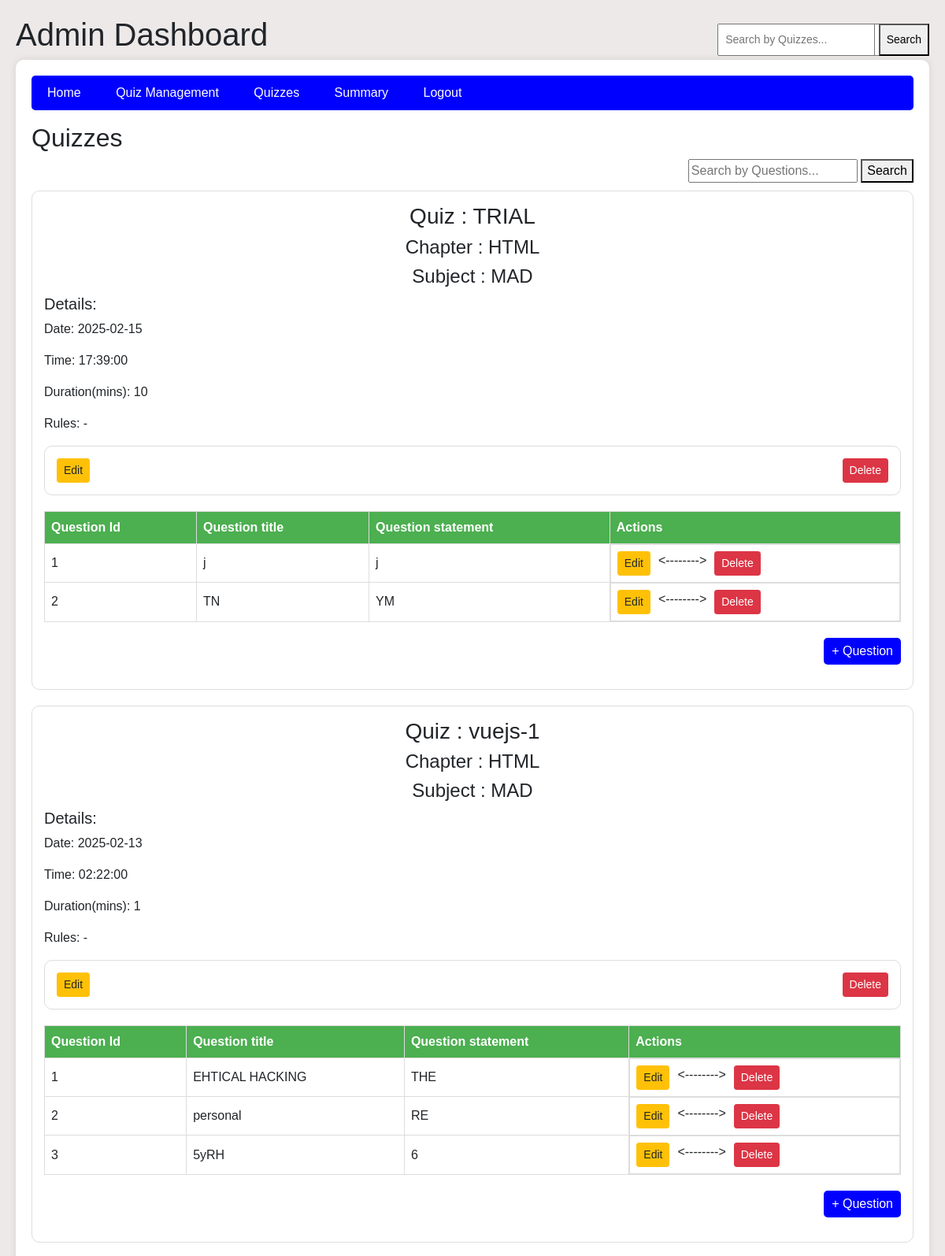
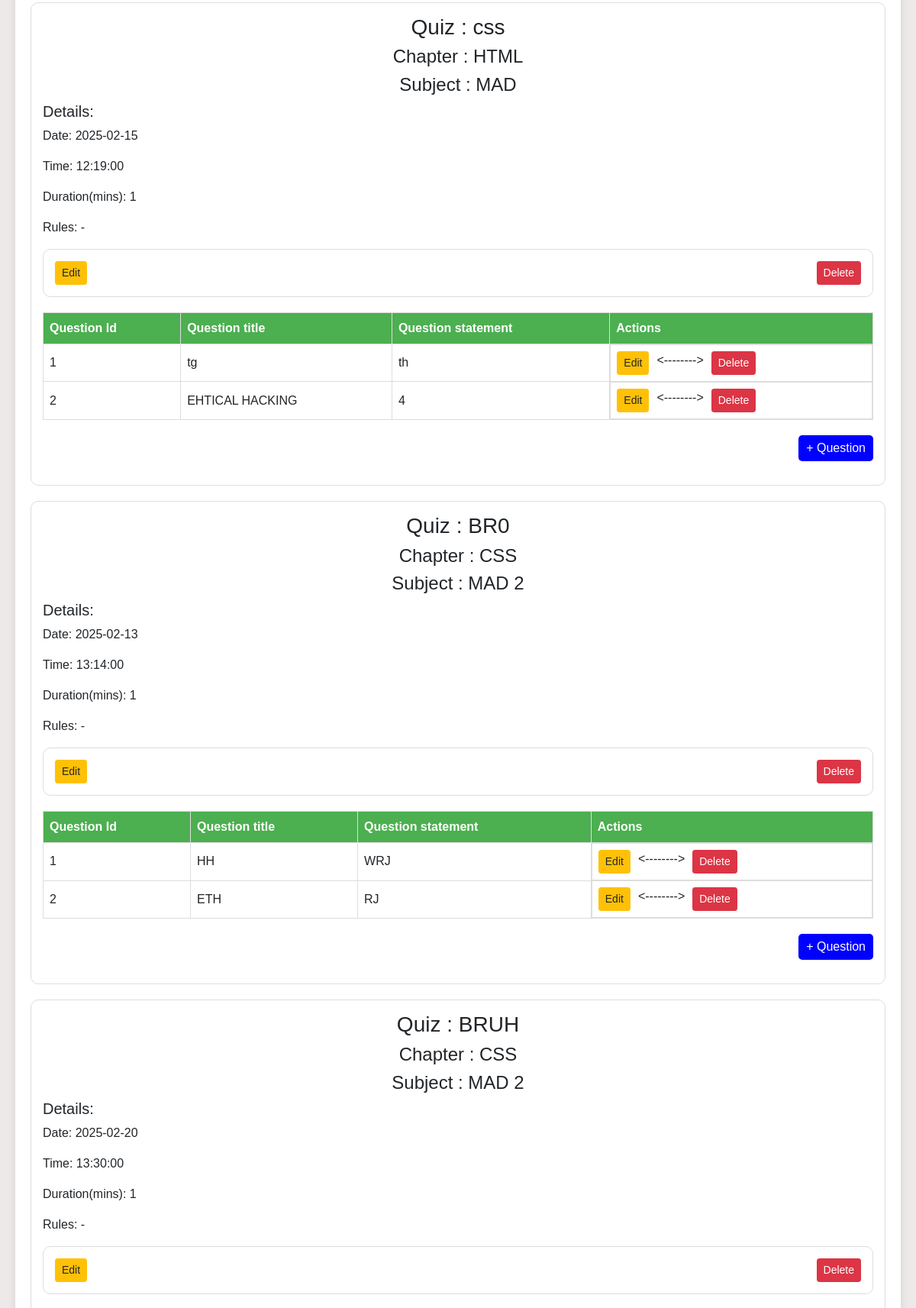
Screenshot of /admin/quizzes (upper part) with the database file from the repository (2 pictures, top to bottom).
### model/model.py (models this page shows)
class Quiz(db.Model):
    __tablename__ = "quizzes"
    id = db.Column(db.Integer, primary_key=True)
    title = db.Column(db.String(100), nullable=False)
    chapter_id = db.Column(db.Integer, db.ForeignKey("chapters.id"), nullable=False)
    date = db.Column(db.Date, nullable=False)
    time = db.Column(db.Time, nullable=False)
    duration = db.Column(db.Integer, nullable=False)
    rules = db.Column(db.String(500), nullable=True)
    chapter = db.relationship("Chapter", back_populates="quizzes")
    questions = db.relationship("Question", back_populates="quiz", cascade="all, delete-orphan")
    scores = db.relationship("Score", back_populates="quiz", cascade="all, delete-orphan")
    user_responses = db.relationship("UserResponse", cascade="all, delete-orphan")

class Chapter(db.Model):
    __tablename__ = "chapters"
    id = db.Column(db.Integer, primary_key=True)
    name = db.Column(db.String(100), nullable=False)
    description = db.Column(db.String(700), nullable=False)
    subject_id = db.Column(db.Integer, db.ForeignKey("subjects.id"), nullable=False)
    subject = db.relationship("Subject", back_populates="chapters")
    quizzes = db.relationship("Quiz", back_populates="chapter", cascade="all, delete-orphan")

class Subject(db.Model):
    __tablename__ = "subjects"
    id = db.Column(db.Integer, primary_key=True)
    name = db.Column(db.String(100), nullable=False)
    description = db.Column(db.String(700), nullable=True)
    chapters = db.relationship("Chapter", back_populates="subject", cascade="all, delete-orphan")

class Question(db.Model):
    __tablename__ = "questions"
    id = db.Column(db.Integer, primary_key=True) #Question_id
    title = db.Column(db.String(100), nullable=False)
    statement = db.Column(db.String(500), nullable=False)
    option_a = db.Column(db.String(100), nullable=False)
    option_b = db.Column(db.String(100), nullable=False)
    option_c = db.Column(db.String(100), nullable=False)
    option_d = db.Column(db.String(100), nullable=False)
    correct_option = db.Column(db.String(1), nullable=False)  # e.g., A ,B ,C D
    quiz_id = db.Column(db.Integer, db.ForeignKey("quizzes.id"), nullable=False,  primary_key=True) #COMPOSITE KEY
    quiz = db.relationship("Quiz", back_populates="questions")

### controllers/controllers.py (the view)
@controllers.route('/admin/quizzes', methods = ['get', 'post'])
def admin_quizzes():
    search_query = request.args.get('search_quiz', '').strip()  # Get search query from URL
    search_query_1 = request.args.get('search_ques', '').strip()  # Get search query from URL
    if search_query:
        quizzes = Quiz.query.filter(Quiz.title.ilike(f"%{search_query}%")).all()  # Case-insensitive search
    else:
        quizzes = Quiz.query.all()  # Fetch all quizzes
    print(search_query_1)
    if search_query_1:
        questions = Question.query.filter(Question.title.ilike(f"%{search_query_1}%")).all()  # Case-insensitive search
    else:
        questions = Question.query.all()  # Fetch all questions
    subjects = Subject.query.all()  # Fetch all subjects for the dashboard
    chapters = Chapter.query.all()  # Fetch all chapters
    print(questions)
    return render_template('admin_dashboard_quiz.html', subjects=subjects,  search_query=search_query, chapters=chapters, quizzes=quizzes, questions=questions , search_query_1=search_query_1)

### templates/admin_dashboard_quiz.html (shortened to what this page needs)
<!DOCTYPE html>
<html lang="en">
<head>
    <link href="https://stackpath.bootstrapcdn.com/bootstrap/4.5.2/css/bootstrap.min.css" rel="stylesheet">
</head>
<body>
    <h1>Admin Dashboard</h1>
    <div class="dashboard-container">
        <div class="nav-bar">
            <div>
                <a href="{{ url_for('controllers.admin_dashboard') }}">Home</a>
                <a href="{{ url_for('controllers.admin_quiz_management') }}">Quiz Management</a>
                <a href="{{ url_for('controllers.admin_quizzes') }}">Quizzes</a>
                <a href="{{ url_for('controllers.admin_summary') }}">Summary</a>
                <a href="{{ url_for('controllers.logout') }}">Logout</a>
            </div>
            <div class="search-container">
            </div>
        </div>
    <div class="search-container">
        <form method="GET" action="{{ url_for('controllers.admin_quizzes') }}">
            <input type="text" name="search_quiz" value="{{ search_query }}" placeholder="Search by Quizzes...">
            <button type="submit">Search</button>
        </form>
    </div>
    <h2>Quizzes</h2>
    <div class="search-wrapper">
        <form method="GET" action="{{ url_for('controllers.admin_quizzes') }}">
            <input type="text" name="search_ques" value="{{ search_query_1 }}" placeholder="Search by Questions...">
            <button type="submit">Search</button>
        </form>
    </div>
    {% for quiz in quizzes %}
    <div class="subject-box">
        <h3 align = "center">Quiz : {{ quiz.title }}</h3>
        <h4 align = "center">Chapter : {{ quiz.chapter.name }}</h4>
        <h4 align = "center">Subject : {{ quiz.chapter.subject.name }}</h4>
        <h5>Details:</h5>
        <p>
            Date: {{ quiz.date }}
        </p>
        <p>
            Time: {{ quiz.time }}
        </p>
        <p>
            Duration(mins): {{ quiz.duration }}
        </p>
        <p>
            Rules: {{ quiz.rules }}
        </p>
        <div class = "quiz-btn" >
            <form align = 'right' action = "{{ url_for('controllers.edit_quiz',quiz_id = quiz.id, chapter_id = quiz.chapter.id)  }}" method ="get">
                <button class="btn btn-sm btn-warning">Edit</button>
            </form>
            <form align = 'right'  action = "{{ url_for('controllers.delete_quiz', quiz_id=quiz.id) }}" method = "POST">
                <button class="btn btn-sm btn-danger" onclick="return confirm('Are you sure you want to delete Quiz : {{quiz.title}}?');">Delete</button>
            </form>
        </div>
        <table class="chapter-table">
            <thead>
                <tr>
                    <th>Question Id</th>
                    <th>Question title</th>
                    <th>Question statement</th>
                    <th>Actions</th>
                </tr>
            </thead>
            <tbody>
                {% for q in quiz.questions %}
                        {% if q in questions %}
                        <tr>
                            <td>{{ q.id }}</td>
                            <td>{{ q.title }}</td>
                            <td>{{ q.statement }}</td>
                            <td class="btn-inline">
                                <form  action = "{{ url_for('controllers.edit_question', question_id=q.id, quiz_id = q.quiz_id)  }}" method ="get" >
                                    <button class="btn btn-sm btn-warning">Edit</button>
                                </form><-------->
                                <form   action = "{{ url_for('controllers.delete_question', question_id=q.id, quiz_id = q.quiz_id) }}" method = "POST">
                                    <button class="btn btn-sm btn-danger" onclick="return confirm('Are you sure you want to delete Question : {{q.title}}?');">Delete</button>
                                </form>
                            </td>
                        </tr>
                    {% endif %}
                {% endfor %}
            </tbody>
        </table>
        <form method="GET" action="{{ url_for('controllers.create_question', quiz_id = quiz.id, chapter_id= quiz.chapter.id) }}" style="display: inline;">
            <p align="right">
             <button type="submit" class="btn-add">+ Question</button>
            </p>
        </form>
    </div>
    {% endfor %}
</div>
</body>
</html>

### templates/admin_dashboard_quiz.html (style rules this page uses)
body { font-family: Arial, sans-serif; margin: 0; padding: 20px; background-color: rgb(237, 233, 233); }
.search-container { position: absolute; right: 20px; top: 20px; }
.search-container input[type="text"] { padding: 8px; font-size: 14px; }
.search-container button { padding: 8px; font-size: 14px; }
table { width: 100%; border-collapse: collapse; margin-bottom: 20px; }
table, th, td { border: 1px solid #ddd; }
th, td { padding: 10px; text-align: left; }
th { background-color: #4CAF50; color: white; }
.dashboard-container { max-width: 1200px; margin: auto; background: white; padding: 20px; border-radius: 10px; box-shadow: 0px 0px 10px rgba(0, 0, 0, 0.1); }
.nav-bar { display: flex; justify-content: space-between; background: blue; padding: 10px; color: white; border-radius: 5px; }
.nav-bar a { color: white; margin: 0 10px; text-decoration: none; }
.search-container { display: flex; justify-content: flex-end; margin: 10px 0; }
.search-container input { padding: 5px; width: 200px; }
.subject-box { border: 1px solid #ddd; border-radius: 10px; padding: 15px; margin-bottom: 20px; }
.chapter-table { width: 100%; border-collapse: collapse; margin-top: 10px; }
.chapter-table th, .chapter-table td { border: 1px solid #ddd; padding: 8px; text-align: left; }
.btn-add { background-color: blue; color: white; border: none; padding: 5px 10px; border-radius: 5px; cursor: pointer; }
.btn-inline { display: flex; gap: 10px; }
.quiz-btn { border: 1px solid #ddd; border-radius: 10px; padding: 15px; margin-bottom: 20px; display: flex; justify-content: space-between; align-items: center; }
.search-wrapper { display: flex; gap: 10px; justify-content: flex-end; margin-bottom: 10px; }
.search-container { display: flex; align-items: center; }

### rows the page displays
Quiz: title "TRIAL", chapter.name "HTML", chapter.subject.name "MAD", date "2025-02-15", time "17:39:00", duration "10", rules "-"
Question: id "1", title "j", statement "j"
Question: id "2", title "TN", statement "YM"
Quiz: title "vuejs-1", chapter.name "HTML", chapter.subject.name "MAD", date "2025-02-13", time "02:22:00", duration "1", rules "-"
Question: id "1", title "EHTICAL HACKING", statement "THE"
Question: id "2", title "personal", statement "RE"
Question: id "3", title "5yRH", statement "6"
Quiz: title "css", chapter.name "HTML", chapter.subject.name "MAD", date "2025-02-15", time "12:19:00", duration "1", rules "-"
Question: id "1", title "tg", statement "th"
Question: id "2", title "EHTICAL HACKING", statement "4"
Quiz: title "BR0", chapter.name "CSS", chapter.subject.name "MAD 2", date "2025-02-13", time "13:14:00", duration "1", rules "-"
Question: id "1", title "HH", statement "WRJ"
Question: id "2", title "ETH", statement "RJ"
Quiz: title "BRUH", chapter.name "CSS", chapter.subject.name "MAD 2", date "2025-02-20", time "13:30:00", duration "1", rules "-"
